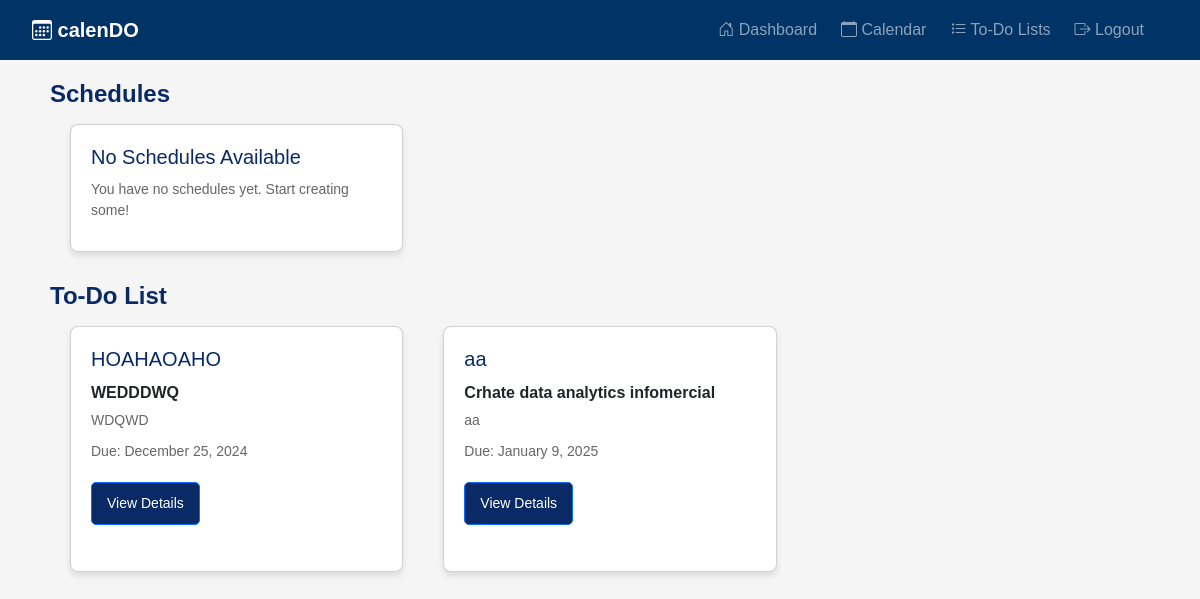
/ (signed in), run on the app's committed database.
### calendo/models.py (models this page shows, shortened)
class Task(models.Model):
    user = models.ForeignKey(User, on_delete=models.CASCADE, null=True, blank=True)
    task_name = models.CharField(max_length=200)
    description = models.TextField(null=True, blank=True)
    status = models.BooleanField(default=False)
    section = models.CharField(max_length=200, null=True, blank=True)
    priority = models.CharField(max_length=200, null=True, blank=True)
    due_date = models.DateTimeField(null=True, blank=True)
    created = models.DateTimeField(auto_now_add=True)
    class Meta:
        ordering = ['status']

### calendo/views.py (the view)
# urls.py: path('', views.dashboard, name='calendo-dashboard'),
@login_required
def dashboard(request):
    schedules = Schedule.objects.filter(user=request.user)
    tasks = Task.objects.filter(user=request.user)
    sections_and_tasks = {}
    for task in tasks:
        if task.section not in sections_and_tasks:
            sections_and_tasks[task.section] = []
        sections_and_tasks[task.section].append(task)
    context = {
        'schedules': schedules,
        'sections_and_tasks': sections_and_tasks,
    }
    return render(request, 'dashboard.html', context)

### templates/dashboard.html (shortened to what this page needs)
{% extends "partials/base.html" %}
{% block content %}
    <div class="container">
        <div class="section">
            <h2>Schedules</h2>
            <div class="section-content">
                {% if schedules %}
                    {% for schedule in schedules %}
                        <div class="card">
                            <h3>{{ schedule.schedule_name }}</h3>
                            <p>Created on: {{ schedule.created_at|date:"F j, Y" }}</p>
                            <a href="{% url 'schedule_detail' schedule.slug %}" class="btn btn-primary">View Schedule</a>
                        </div>
                    {% endfor %}
                {% else %}
                    <div class="card">
                        <h3>No Schedules Available</h3>
                        <p>You have no schedules yet. Start creating some!</p>
                    </div>
                {% endif %}
            </div>
        </div>
        <div class="section">
            <h2>To-Do List</h2>
            <div class="section-content">
                {% if sections_and_tasks %}
                    {% for section, tasks in sections_and_tasks.items %}
                        <div class="card">
                            <h3>{{ section }}</h3>
                            <ul>
                                {% for task in tasks %}
                                    <li>
                                        <strong>{{ task.task_name }}</strong>
                                        <p>{{ task.description }}</p>
                                        <p>Due: {{ task.due_date|date:"F j, Y" }}</p>
                                        <a href="{% url 'todo_index' %}" class="btn btn-sm btn-primary">View Details</a>
                                    </li>
                                {% endfor %}
                            </ul>
                        </div>
                    {% endfor %}
                {% else %}
                    <div class="card">
                        <h3>No To-Do Items</h3>
                        <p>You have no to-do items yet. Start adding some!</p>
                    </div>
                {% endif %}
            </div>
        </div>
    </div>
{% endblock %}

### static/css/style.css (style rules this page uses)
body { font-family: Arial, sans-serif; margin: 0; background-color: #f5f5f5; }

### templates/dashboard.html (style rules this page uses)
* { margin: 0; padding: 0; box-sizing: border-box; font-family: Arial, sans-serif; }
.container { padding: 20px; }
.section { margin-bottom: 30px; }
.section h2 { color: #0a2a66; font-size: 24px; margin-bottom: 15px; font-weight: 800; }
.section-content { display: grid; grid-template-columns: repeat(auto-fill, minmax(300px, 1fr)); gap: 20px; flex-wrap: wrap; }
.card { background: white; border-radius: 8px; padding: 20px; box-shadow: 0 4px 6px rgba(0, 0, 0, 0.1); width: auto; height: auto; text-align: left; margin-left: 20px; transition: transform 0.3s, box-shadow 0.3s; }
.card h3 { font-size: 20px; margin-bottom: 10px; color: #0a2a66; }
.card p { font-size: 14px; color: #666; margin-bottom: 10px; }
.card a { display: inline-block; margin-top: 10px; padding: 10px 15px; background-color: #0a2a66; color: white; text-decoration: none; border-radius: 5px; transition: background-color 0.3s; }
.card ul { list-style-type: none; padding-left: 0; }
.card ul li { margin-bottom: 10px; }
.card ul li strong { display: block; margin-bottom: 5px; }

### data on the page
Task: section "HOAHAOAHO", task_name "WEDDDWQ", description "WDQWD", due_date "December 25, 2024"
Task: section "aa", task_name "Crhate data analytics infomercial", description "aa", due_date "January 9, 2025"
